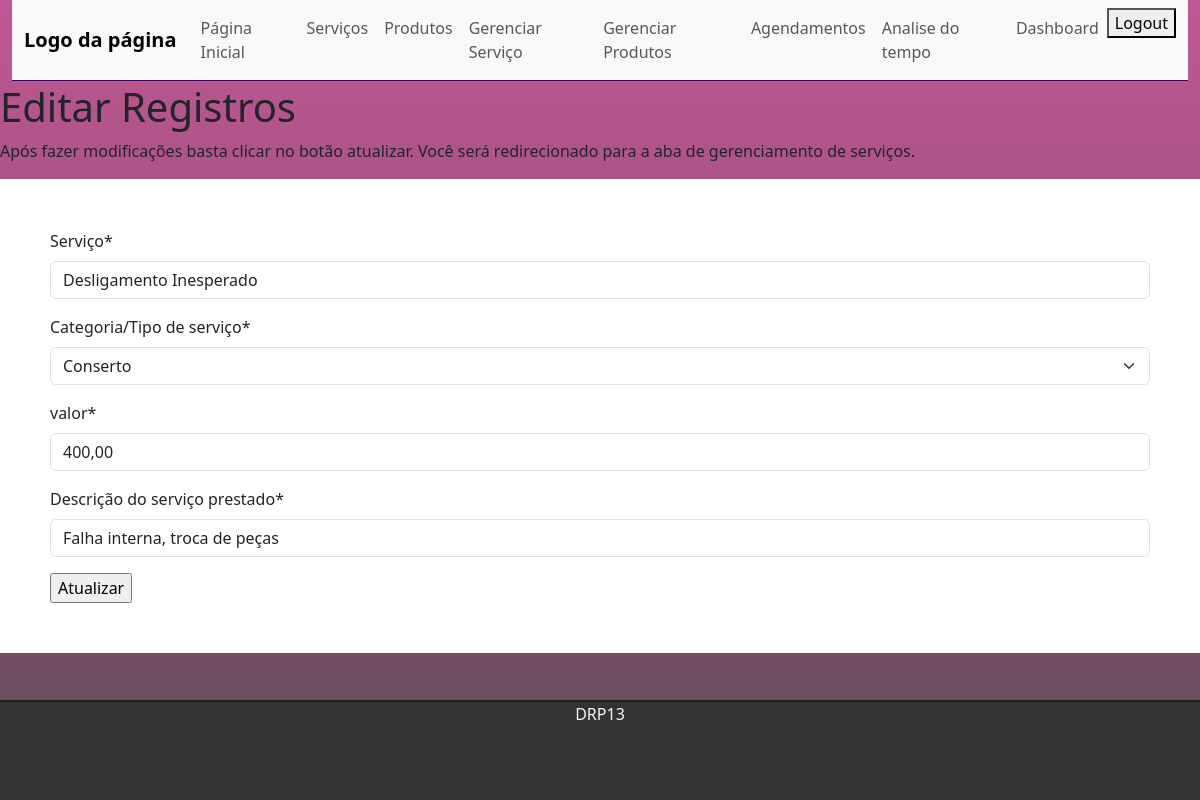
Page /updateService/2 (signed in) on the committed database.
### services/models.py (models this page shows, shortened)
class Service(models.Model):
    id = models.BigAutoField(primary_key=True)
    service = models.CharField(max_length=50)
    category = models.CharField(choices=categoryService)
    value = models.CharField(max_length=100)
    description = models.CharField(max_length=100)

### services/views.py (the view)
# urls.py: path('updateService/<int:id>', views.updateService, name='updateService'),
@user_passes_test(lambda u: u.is_superuser)
def updateService(request, id):
    register = Service.objects.get(id=id)
    form = ServiceForm(request.POST or None, request.FILES or None,instance=register)
    if form.is_valid():
        form.save()
        return redirect('managerService')
    return render(request, 'services/updateService.html', {'register': register,
                                                         'form':form})

### services/form.py
class ServiceForm(forms.ModelForm):
    class Meta:
        model = Service
        fields = ('id','service','category', 'value', 'description')
        labels = {
            'service': 'Serviço',
            'category': 'Categoria/Tipo de serviço',
            'value' :'valor',
            'description' :'Descrição do serviço prestado',
        }

### templates/services/updateService.html (shortened to what this page needs)
{% extends 'tasks/index.html' %}
{% load crispy_forms_tags %}
{% block content %}
<h1>Editar Registros</h1>
<p>Após fazer modificações basta clicar no botão atualizar. Você será redirecionado para a aba de gerenciamento de serviços.</p>
<div class="text-box">
    <form action="" method="POST" enctype="multipart/form-data">
        {{form|crispy}}
        <input type="submit" value="Atualizar">
    </form>
</div>
{% endblock %}

### static/css/style.css (style rules this page uses)
.text-box { background: #ffffff; text-align: justify; padding: 50px; }
body { background: linear-gradient( rgba(167, 15, 103, 0.7), rgba(29, 0, 19, 0.7)); background-repeat: no-repeat; }

### rows in the picture
Service: service "Desligamento Inesperado", category "Conserto", value "400,00", description "Falha interna, troca de peças"
